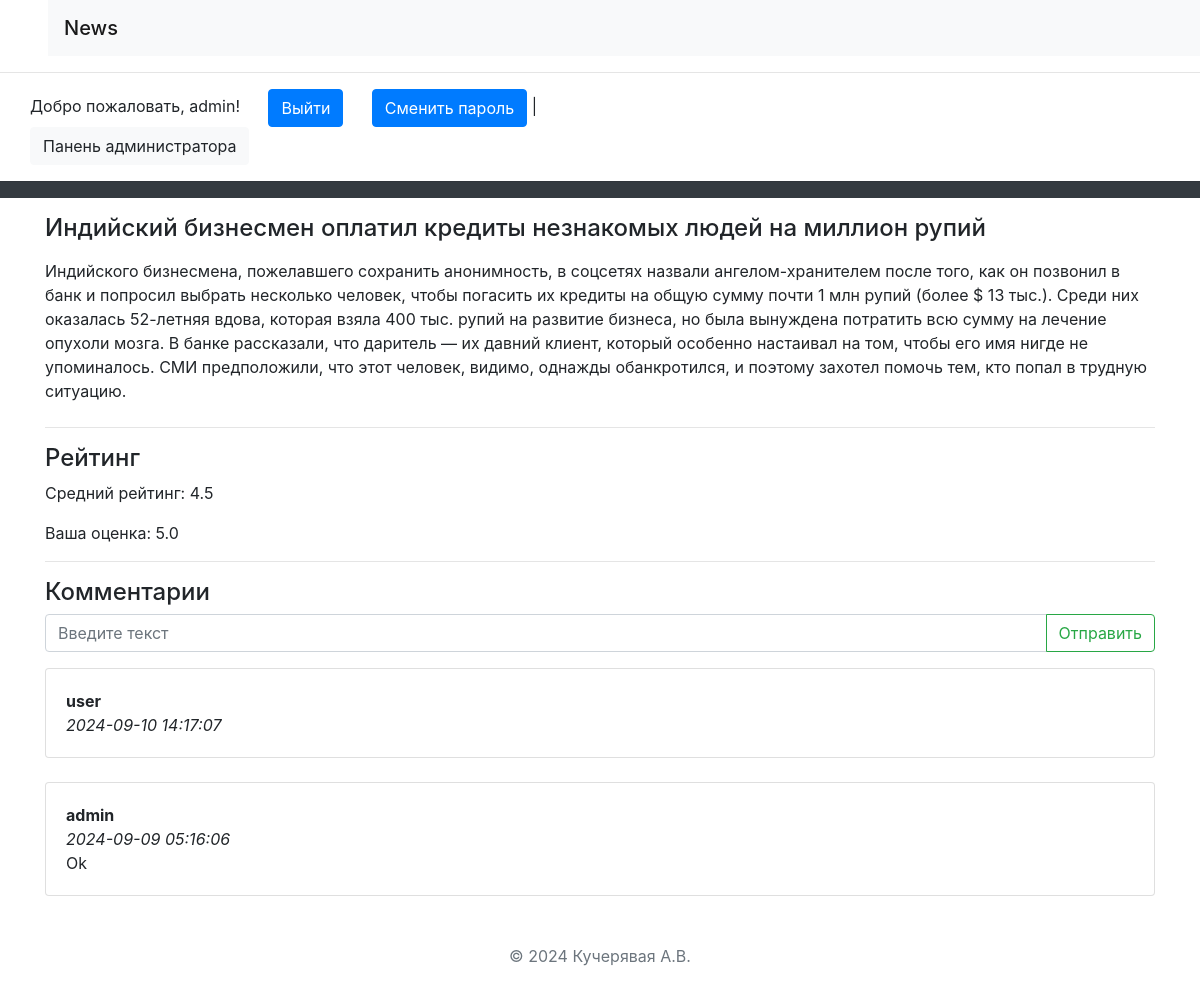
The app's page /riddles/2/ (signed in) with its own data.
### riddles/models.py (models this page shows)
class Riddle(models.Model):
    riddle_text = models.CharField(max_length=255)
    pub_date = models.DateTimeField('date published')

class Option(models.Model):
    riddle = models.ForeignKey(Riddle, on_delete=models.CASCADE)
    text = models.CharField(max_length=900)

class Message(models.Model):
    chat = models.ForeignKey(
        Riddle,
        verbose_name='Есть о чем рассказать?',
        on_delete=models.CASCADE)
    author = models.ForeignKey(
        User,
        verbose_name='Пользователь', on_delete=models.CASCADE)
    message = models.TextField('Сообщение')
    pub_date = models.DateTimeField(
        'Дата сообщения',
        default=timezone.now)

### riddles/views.py (the view)
# urls.py: re_path(r'^([0-9]+)/$', views.detail, name='detail'),
def detail(request, riddle_id):
    error_message = None
    if "error_message" in request.GET:
        error_message = request.GET["error_message"]
    ordered_option_set = \
        list(Option.objects.filter(riddle_id=riddle_id))
    option_iter = \
        numpy.random.permutation(len(ordered_option_set))
    option_set = []
    for num in option_iter:
        option_set.append(ordered_option_set[num])
    return render(
        request,
        "answer.html",
        {
            "option_set": option_set,
            "riddle": get_object_or_404(
                Riddle, pk=riddle_id),
            "error_message": error_message,
            "latest_messages":
                Message.objects
                    .filter(chat_id=riddle_id)
                    .order_by('-pub_date')[:5],
            "already_rated_by_user":
                Mark.objects
                    .filter(author_id=request.user.id)
                    .filter(riddle_id=riddle_id)
                    .count(),
            "user_rating":
                Mark.objects
                    .filter(author_id=request.user.id)
                    .filter(riddle_id=riddle_id)
                    .aggregate(Avg('mark'))
                    ["mark__avg"],
            "avg_mark":
                Mark.objects
                    .filter(riddle_id=riddle_id)
                    .aggregate(Avg('mark'))
                    ["mark__avg"]
        }
    )

### templates/answer.html (shortened to what this page needs)
<!DOCTYPE html>
<html lang="en">
<head>
</head>
<body>
{% extends 'base.html' %}
{% block main %}
<h4>{{ riddle.riddle_text }}</h4>
<form action="answer/" method="post">
    {% for option in riddle.option_set.all %}
        <label for="option{{ forloop.counter }}">
            {{ option.text }}
        </label><br>
    {% endfor %}
</form>
<hr>
<h4>Рейтинг</h4>
    <p>Средний рейтинг:
        <span id="avg_mark_span">
            {{ avg_mark }}
        </span>
    </p>
{% if user.is_authenticated %}
    {% if already_rated_by_user <= 0 or already_rated_by_user ==  None %}
        <form action="post_mark/" method="post">
            {% csrf_token %}
            <div class="row">
                <div class="col-sm text-center">
                    <input name="mark"
                           type="radio"
                           value="1"/> 1
                </div>
                <div class="col-sm text-center">
                    <input name="mark"
                           type="radio"
                           value="2"/> 2
                </div>
                <div class="col-sm text-center">
                    <input name="mark"
                           type="radio"
                           value="3"/> 3
                </div>
                <div class="col-sm text-center">
                    <input name="mark"
                           type="radio"
                           value="4"/> 4
                </div>
                <div class="col-sm text-center">
                    <input name="mark"
                           type="radio"
                           value="5"/> 5
                </div>
                <div class="col-sm text-center">
                    <input class="btn btn-outline-success"
                        type="submit"
                        value="Отправить"/>
                </div>
            </div>
        </form>
        {% else %}
        Ваша оценка: {{ user_rating }}
    {% endif %}
{% endif %}
    <hr>
<h4>Комментарии</h4>
{% if user.is_authenticated %}
    <form action="post/" method="post">
    <div class="input-group mb-3">
      <input type="text"
             class="form-control"
             placeholder="Введите текст"
             name="message"/>
      <div class="input-group-append">
        <input class="btn btn-outline-success"
                type="submit"
                value="Отправить"/>
      </div>
    </div>
</form>
{% endif %}
<div id="history">
    {% for message in latest_messages %}
        <div class="card">
        <div class="card-body">
            <strong>
                {{ message.author.username }}
            </strong>
            <br/>
            <em>
                {{ message.pub_date|date:'Y-m-d H:i:s' }}
            </em>
            <br/>
            {{ message.message }}
        </div>
        </div>
        <br/>
    {% endfor %}
</div>
{% endblock %}

### templates/base.html (shortened to what this page needs)
<!doctype html>
<html lang="en">
<head>
<link rel="stylesheet" href="https://stackpath.bootstrapcdn.com/bootstrap/4.1.3/css/bootstrap.min.css"
 />
    <header class="header">
        <nav class="navbar ml-5 navbar-light bg-light">
            <h1 class="navbar-brand mb-0 h1"> News</h1>
        </nav>
        <hr>
        <div class="container-fluid">
            <div class="col-5 col-md-4 col-xl-6">
                {% if user.is_authenticated %}
                    <p>
                        Добро пожаловать, {{ user.username }}!
                        <a class="btn btn-primary me-2 ml-4"  href="/riddles/logout" >Выйти</a>
                        <a class="btn btn-primary me-2 ml-4" href="/riddles/password-change" >Сменить пароль</a>
                        {% if user.is_staff %}
            |               <a class="btn btn-light" href="/riddles/admin">Панень администратора</a>
                        {% endif %}
                    </p>
                {% else %}
                    <p>
                        <a class="btn btn-primary" href="/riddles/login">Вход</a>
                        <a class="btn btn-primary"  href="/riddles/register">Регистрация</a>
                    </p>
                {% endif %}
            </div>
        </div>
    </header>
</head>
<body>
            <hr class="d-block p-2 bg-dark text-white">
            <div class="container min-vh-100">
                <div class="form-signin w-100 m-auto">
                    {% block main %}
                    {% endblock %}
                </div>
            </div>
</body>
<footer class="text-center text-lg-start bg-white text-muted navbar-light bg-light">
    <div class="text-center p-4">
        © 2024 Кучерявая А.В. </div>
</footer>
</html>

### records on screen
Riddle: riddle_text "Индийский бизнесмен оплатил кредиты незнакомых людей на миллион рупий"
Option: text "Индийского бизнесмена, пожелавшего сохранить анонимность, в соцсетях назвали ангелом-хранителем после того, как он позвонил в банк и попросил выбрать несколько человек, чтобы погасить их кредиты на общую сумму почти 1 млн рупий (более $ 13 тыс.). Среди них оказалась 52-летняя вдова, которая взяла 400 тыс. рупий на развитие бизнеса, но была вынуждена потратить всю сумму на лечение опухоли мозга. В банке рассказали, что даритель — их давний клиент, который особенно настаивал на том, чтобы его имя нигде не упоминалось. СМИ предположили, что этот человек, видимо, однажды обанкротился, и поэтому захотел помочь тем, кто попал в трудную ситуацию."
Message: author.username "user", pub_date "2024-09-10 14:17:07"
Message: author.username "admin", pub_date "2024-09-09 05:16:06", message "Ok"

### other values on screen
{{ user.username }} "admin"
{{ avg_mark }} "4.5"
{{ user_rating }} "5.0"
